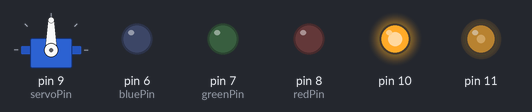
A sketch run on a simulated Arduino Uno, built with avr-gcc and run on an emulated ATmega328P. On the bench: servo, output pins drawn as LEDs (lit = HIGH). What the sketch prints to the serial monitor is not drawn.

Above: at 0.1 s.
Timing chart, 0 to 1.6 s (numbered marks = the images above):
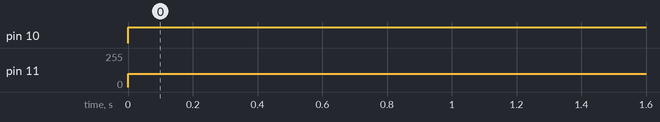

Measured:
- by itself, pin 10: LOW → HIGH at 0.00 s
- by itself, pin 11: 0/255 → 100/255 at 0.00 s

The sketch:

sketch_aug28b.ino
```cpp
#include <SoftwareSerial.h>
#include <Servo.h>

SoftwareSerial mySerial(0, 1); //블루투스의 Tx, Rx핀을 2번 3번핀으로 설정
Servo servo;

int vibr_Pin = 5; // 진동센서 5번 핀
int servoPin = 9; // 서보모터 9번 핀
int angle = 90; // 서보 기본 각도 90
int M=1;
int redPin = 8; // Red핀
int greenPin = 7; // Green핀
int bluePin = 6; // Blue핀
int data;

void setup() {
  // 시리얼 통신의 속도를 9600으로 설정
  Serial.begin(9600);
  pinMode(vibr_Pin, INPUT); // 진동센서 출력
  pinMode(redPin, OUTPUT); // Red핀 출력
  pinMode(greenPin, OUTPUT); // Green핀 출력
  pinMode(bluePin, OUTPUT);  // Blue핀 출력
  servo.attach(servoPin);
  while (!Serial) {
    ; //시리얼통신이 연결되지 않았다면 코드 실행을 멈추고 무한 반복
  }
  Serial.println("Hello World!");
  //블루투스와 아두이노의 통신속도를 9600으로 설정
  mySerial.begin(9600);
}
void motor(char M1,int M2,char M3,int M4){ // 모터
  digitalWrite(12, M1);
  analogWrite(10, M2);
  digitalWrite(13, M3);
  analogWrite(11, M4);
}

void loop() { //코드를 무한반복합니다.
  motor(HIGH,255,LOW,100);
  delay(1000);
}
```
